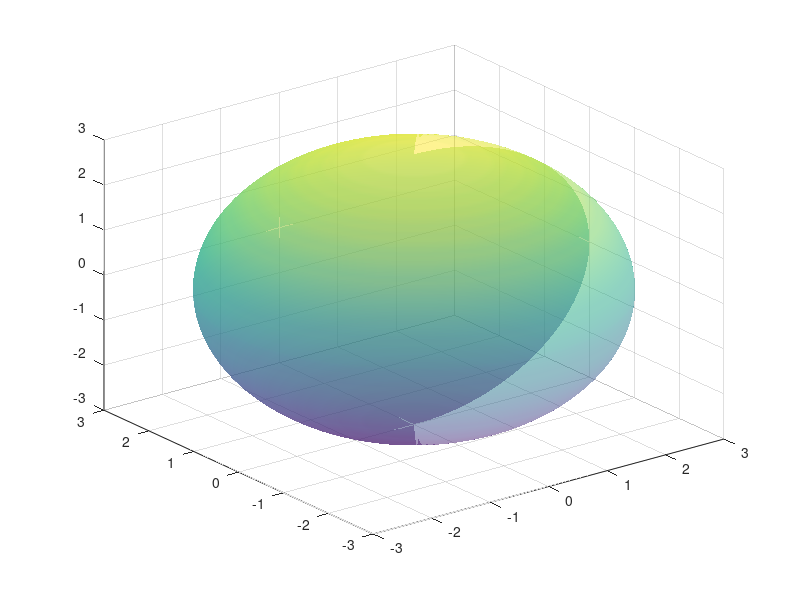

The MATLAB source for this figure:
a=9;
b=9;
c=9;
[x, y, z]=ellipsoid(0,0,0,sqrt(a),sqrt(b),sqrt(c), 100);
h=surf(x,y,z);
set(h, 'FaceAlpha', 0.5)
shading interp
